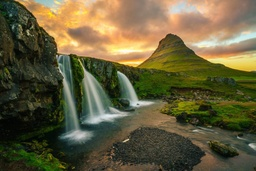
#> input picture images/kirkjufell.jpg, 256 x 171 px, shrunk from 1095 x 730 before the run
$ jupyter execute --allow-errors Report_2.ipynb
#> lines starting #> are read from the running program, lines starting #| are printed output that depends on the picture; after the words box and inside, x2 and y2 are one past the last pixel; in counts of white or black regions, pixels touching at a corner belong together
[cell 1]
import numpy as np
from PIL import Image
import matplotlib.pyplot as plt
import cv2

[cell 2]
def vecinos8(img, x, y):
    h, w = img.shape[:2]
    vecinos = []

    for dy in [-1, 0, 1]:
        for dx in [-1, 0, 1]:
            nx, ny = x + dx, y + dy
            if 0 <= nx < w and 0 <= ny < h:
                vecinos.append(img[ny, nx])
            else:
                vecinos.append(0)
    return np.array(vecinos).reshape(3, 3)

img = np.array(Image.open("images/kirkjufell.jpg").convert("L"))
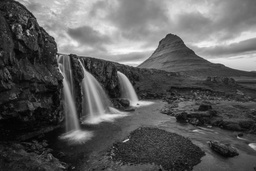
#> img: shape (171, 256); min 2, max 251, mean 91.9

print(vecinos8(img, 100, 100))
#> after the loop in vecinos8, `for dy in [-1, 0, 1]:`: vecinos = [152, 127, 108, 157, 136, 113, 160, 143, 119]
#| [[152 127 108]
#|  [157 136 113]
#|  [160 143 119]]

[cell 3]
piano = np.array(Image.open("images/Piano.bmp").convert("L"))
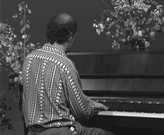
#> input picture images/Piano.bmp, 164 x 135 px, shrunk from 700 x 576 before the run

coords = [(82,29), (68,27), (112,89), (114,89), (27,130)]

for c in coords:
    print(f"Vecinos8 {c}:\n{vecinos8(piano, c[0], c[1])}\n")
#> this loop made 5 passes
#> (printed output is left out)

plt.figure(figsize=(6,6))
plt.imshow(piano, cmap="gray")
plt.title("Piano.bmp (Grayscale)")
plt.axis("off")
plt.show()

[cell 4]
img = np.array(Image.open("images/kirkjufell.jpg").convert("L"))

clahe = cv2.createCLAHE(clipLimit=2.0, tileGridSize=(8,8))
equalized = clahe.apply(img)

plt.figure(figsize=(12,4))
plt.subplot(1,3,1)
plt.imshow(img, cmap="gray")
plt.title("Original")
plt.axis("off")

plt.subplot(1,3,2)
plt.imshow(equalized, cmap="gray")
plt.title("CLAHE")
plt.axis("off")

plt.subplot(1,3,3)
plt.hist(img.flatten(), bins=256, alpha=0.5, label="Original")
plt.hist(equalized.flatten(), bins=256, alpha=0.5, label="CLAHE")
plt.legend()
plt.title("Histograma Comparativo")
plt.show()
#> figure, not shown here; panel 3: tallest bar 480 high, from x = 58.41 to 59.39; panel 3: tallest bar 336 high, from x = 89.96 to 90.95

[cell 5]
def local_eq_cycles(img, Amin=0.5, Amax=2.5, r=8):
#> called with Amin = 0.5, Amax = 2.5, r = 8
    h, w = img.shape
#> h = 135; w = 164
    out = np.zeros_like(img, dtype=np.float32)

    for y in range(h):
        for x in range(w):
            y0, y1 = max(0, y-r), min(h, y+r)
            x0, x1 = max(0, x-r), min(w, x+r)
            region = img[y0:y1, x0:x1]

            m = np.mean(region)
            val = img[y, x]

            out[y, x] = np.clip(Amin * (val - m) + m, 0, 255)

    return out.astype(np.uint8)

piano = np.array(Image.open("images/Piano.bmp").convert("L"))
local_eq_img = local_eq_cycles(piano)

plt.figure(figsize=(10,4))
plt.subplot(1,2,1)
plt.imshow(piano, cmap="gray")
plt.title("Imagen original - PIANO.bmp")
plt.axis("off")

plt.subplot(1,2,2)
plt.imshow(local_eq_img, cmap="gray")
plt.title("Ecualización Local (Ciclos)")
plt.axis("off")
plt.show()

[cell 6]
import numpy as np
from PIL import Image
import matplotlib.pyplot as plt

I1 = np.array(Image.open("images/CuadroBinGrande.pgm"))
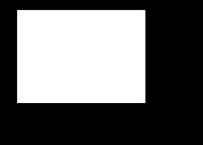
#> input picture images/CuadroBinGrande.pgm, 203 x 145 px, shrunk from 867 x 622 before the run
#> I1 is the input picture: shape (145, 203); min 0, max 255, mean 103.4
I2 = np.array(Image.open("images/CuadroBinChico.pgm"))
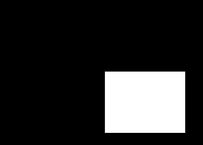
#> input picture images/CuadroBinChico.pgm, 203 x 145 px, shrunk from 867 x 622 before the run
#> I2 is the input picture: shape (145, 203); min 0, max 255, mean 42.7

AND = np.logical_and(I1, I2)
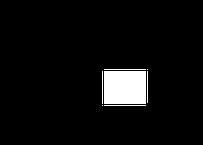
#> AND: shape (145, 203) bool; 5.2% white; 7 white regions (2 under 20 px), largest, box (x1, y1, x2, y2) and area: (104, 71, 146, 104) 1386, (104, 69, 146, 70) 42, (104, 105, 146, 106) 42, (102, 71, 103, 104) 33, (147, 71, 148, 103) 32
OR  = np.logical_or(I1, I2)
#> OR: shape (145, 203) bool; 56.2% white; 3 black regions (2 under 20 px), largest, box (x1, y1, x2, y2) and area: (0, 0, 203, 145) 12889
XOR = np.logical_xor(I1, I2)
#> XOR: shape (145, 203) bool; 51% white; 1 black region, box (x1, y1, x2, y2) and area: (0, 0, 203, 145) 14428

plt.figure(figsize=(12,4))

plt.subplot(1,3,1)
plt.imshow(AND, cmap="gray")
plt.title("AND")
plt.axis("off")

plt.subplot(1,3,2)
plt.imshow(OR, cmap="gray")
plt.title("OR")
plt.axis("off")

plt.subplot(1,3,3)
plt.imshow(XOR, cmap="gray")
plt.title("XOR")
plt.axis("off")

plt.show()

[cell 7]
import numpy as _np
import cv2 as _cv2

[cell 8]
def low_pass_average(image, mask):
    """Generalized low-pass averaging (handles any odd square mask)."""
    mask = _np.asarray(mask, dtype=float)

    k = mask.shape[0]
    pad = k // 2
    rows, columns = image.shape
    result = _np.zeros((rows, columns), dtype=_np.uint8)

    for i in range(rows):
        for j in range(columns):
            total = 0.0
            weight_sum = 0.0
            for u in range(-pad, pad + 1):
                for v in range(-pad, pad + 1):
                    x = i + u
                    y = j + v
                    if 0 <= x < rows and 0 <= y < columns:
                        w = mask[u + pad, v + pad]
                        total += float(image[x, y]) * w
                        weight_sum += w
            if weight_sum > 0:
                val = int(round(total / weight_sum))
            else:
                val = int(image[i, j])
            result[i, j] = _np.clip(val, 0, 255)
    return result

def low_pass_cv2(image, mask):
    """Fast alternative using OpenCV's filter2D."""

    kernel = _np.asarray(mask, dtype=_np.float32)
    s = kernel.sum()
    if s == 0:
        raise ValueError("mask sum is zero")
    kernel = (kernel / s).astype(_np.float32)
    filtered = _cv2.filter2D(image.astype(_np.float32), -1, kernel, borderType=_cv2.BORDER_REFLECT)
    return _np.clip(filtered, 0, 255).astype(_np.uint8)

# Example usage (compare custom vs OpenCV).
# Make sure the images and cv2 are available in the environment before running.
my_image = np.array(Image.open("images/SAXO.bmp").convert("L"))
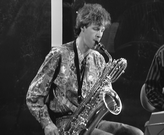
#> input picture images/SAXO.bmp, 164 x 135 px, shrunk from 700 x 576 before the run
mask = np.ones((3, 3), dtype=float)
res_custom = low_pass_average(my_image, mask)
res_cv = low_pass_cv2(my_image, mask)
plt.figure(figsize=(10,4))
plt.subplot(1,3,1)
plt.imshow(my_image, cmap="gray")
plt.title("Original")
plt.axis("off")
plt.subplot(1,3,2)
plt.imshow(res_custom, cmap="gray")
plt.title("Custom low_pass")
plt.axis("off")
plt.subplot(1,3,3)
plt.imshow(res_cv, cmap="gray")
plt.title("OpenCV filter2D")
plt.axis("off")
plt.show()

[cell 9]
mascara3  = np.ones((3, 3), dtype=np.uint8)
mascara5  = np.ones((5, 5), dtype=np.uint8)
mascara7  = np.ones((7, 7), dtype=np.uint8)
mascara15 = np.ones((15, 15), dtype=np.uint8)

resultado3  = low_pass_average(my_image, mascara3)
resultado5  = low_pass_average(my_image, mascara5)
resultado7  = low_pass_average(my_image, mascara7)
resultado15 = low_pass_average(my_image, mascara15)
#> after the loop in low_pass_average (call 5), `for i in range(rows):`:
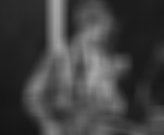
#> result: shape (135, 164); min 20, max 166, mean 64.8

plt.figure(figsize=(14, 4))

plt.subplot(1, 5, 1)
plt.title("Original")
plt.imshow(my_image, cmap="gray")
plt.axis("off")

plt.subplot(1, 5, 2)
plt.title("3×3 Filter")
plt.imshow(resultado3, cmap="gray")
plt.axis("off")

plt.subplot(1, 5, 3)
plt.title("5×5 Filter")
plt.imshow(resultado5, cmap="gray")
plt.axis("off")

plt.subplot(1, 5, 4)
plt.title("7×7 Filter")
plt.imshow(resultado7, cmap="gray")
plt.axis("off")

plt.subplot(1, 5, 5)
plt.title("15×15 Filter")
plt.imshow(resultado15, cmap="gray")
plt.axis("off")

plt.tight_layout()
plt.show()

[cell 10]
img = Image.open("images/kirkjufell.jpg").convert("L")
img = np.array(img, dtype=np.uint8)

def filtro_media(img, M):
#> called with M = 3
    filas, cols = img.shape
#> filas = 171; cols = 256
    k = M // 2
    out = np.zeros_like(img, dtype=np.uint8)

    for i in range(filas):
        for j in range(cols):
            suma = np.int32(0)
            count = 0

            for u in range(-k, k+1):
                for v in range(-k, k+1):
                    x, y = i + u, j + v
                    if 0 <= x < filas and 0 <= y < cols:
                        suma += int(img[x, y])
                        count += 1

            out[i, j] = suma // count
#> out: shape (171, 256)

    return out

# Aplicación
media3 = filtro_media(img, 3)
media5 = filtro_media(img, 5)

# Guardado
Image.fromarray(media3).save("kirkjufell_media3.png")
Image.fromarray(media5).save("kirkjufell_media5.png")

[cell 11]
def filtro_mediana(img, M):
#> called with M = 3
    filas, cols = img.shape
#> filas = 171; cols = 256
    k = M // 2
    out = np.zeros_like(img, dtype=np.uint8)

    for i in range(filas):
        for j in range(cols):
            ventana = []
            for u in range(-k, k+1):
                for v in range(-k, k+1):
                    x, y = i + u, j + v
                    if 0 <= x < filas and 0 <= y < cols:
                        ventana.append(img[x, y])

            ventana.sort()
            out[i, j] = ventana[len(ventana)//2]

    return out

# Aplicación
mediana3 = filtro_mediana(img, 3)
mediana5 = filtro_mediana(img, 5)

# Guardado
Image.fromarray(mediana3).save("outputs_workshop_6/kirkjufell_mediana3.png")
Image.fromarray(mediana5).save("outputs_workshop_6/kirkjufell_mediana5.png")

[cell 12]
def convolucion(img, kernel):
    filas, cols = img.shape
#> filas = 171; cols = 256
    M = kernel.shape[0]
    k = M // 2
    out = np.zeros_like(img, dtype=np.uint8)

    for i in range(k, filas-k):
        for j in range(k, cols-k):
            suma = 0
            for u in range(-k, k+1):
                for v in range(-k, k+1):
                    suma += img[i+u, j+v] * kernel[u+k, v+k]
            suma = max(0, min(255, suma))
            out[i, j] = suma

    return out

# Máscara paso alto 3×3
kernel3 = np.array([
    [0, -1, 0],
    [-1, 4, -1],
    [0, -1, 0]
])

# Máscara paso alto 5×5 (realce)
kernel5 = np.array([
    [0, 0, -1, 0, 0],
    [0, -1, -2, -1, 0],
    [-1, -2, 15, -2, -1],
    [0, -1, -2, -1, 0],
    [0, 0, -1, 0, 0]
])

# Aplicación
paso_alto3 = convolucion(img, kernel3)
paso_alto5 = convolucion(img, kernel5)
#> after the loop in convolucion (call 2), `for i in range(k, filas-k):`:
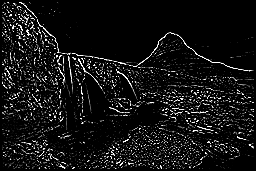
#> out: shape (171, 256); min 0, max 255, mean 19.6

# Guardado
Image.fromarray(paso_alto3).save("outputs_workshop_6/kirkjufell_paso_alto3.png")
Image.fromarray(paso_alto5).save("outputs_workshop_6/kirkjufell_paso_alto5.png")

[cell 13]
img = Image.open("images/Gwen_SaltPepper.pgm").convert("L")
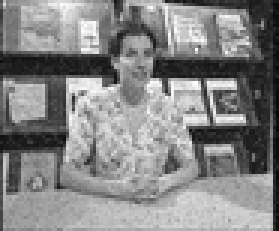
#> input picture images/Gwen_SaltPepper.pgm, 93 x 77 px, shrunk from 399 x 328 before the run (shown 3 times larger)
#> img is the input picture: PIL image 93x77 L; min 6, max 255, mean 133.2
img = np.array(img, dtype=np.uint8)

img_mediana = filtro_mediana(img, 3)

bordes_limpios = convolucion(img_mediana, kernel3)

bordes_ruidosos = convolucion(img, kernel3)
#> after the loop in convolucion (call 4), `for i in range(k, filas-k):`:
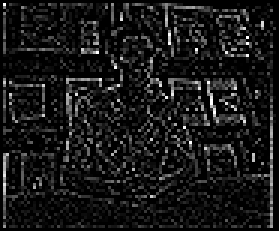
#> out: shape (77, 93) (shown 3 times larger); min 0, max 255, mean 23.9

plt.figure(figsize=(14, 5))

plt.subplot(1, 3, 1)
plt.imshow(img_mediana, cmap="gray")
plt.title("Median Filter (3×3)")
plt.axis("off")

plt.subplot(1, 3, 2)
plt.imshow(bordes_limpios, cmap="gray")
plt.title("High-Pass After Median Filter")
plt.axis("off")

plt.subplot(1, 3, 3)
plt.imshow(bordes_ruidosos, cmap="gray")
plt.title("High-Pass Directly on Original Image")
plt.axis("off")

plt.tight_layout()
plt.show()
#> `ruta = "images/RectOne.pgm"`: ruta = 'images/RectOne.pgm'

[cell 14]
def leer_gris(nombre):
    return np.array(Image.open(nombre).convert("L"), dtype=float)

def fftshift_2d(F):
    M, N = F.shape
    return np.roll(np.roll(F, M//2, axis=0), N//2, axis=1)

def guardar_img(arr, nombre_salida):
    arr = (arr - arr.min()) / (arr.max() - arr.min() + 1e-12)
    Image.fromarray((arr*255).astype(np.uint8)).save(nombre_salida)

# [21 lines left out: function dft2_loops, not called in this run]

[cell 15]
import numpy as np
from PIL import Image

def leer_gris(nombre):
    return np.array(Image.open(nombre).convert("L"), dtype=float)

def fftshift_2d(F):
    M, N = F.shape
    return np.roll(np.roll(F, M//2, axis=0), N//2, axis=1)

def guardar_img(arr, nombre):
    arr = (arr - arr.min()) / (arr.max() - arr.min() + 1e-12)
    Image.fromarray((arr*255).astype(np.uint8)).save(nombre)

# [32 lines left out: functions dft1d, dft2_separable, not called in this run]

[cell 16]
def fftshift_2d(F):
    M, N = F.shape
    return np.roll(np.roll(F, M//2, axis=0), N//2, axis=1)

def guardar_img(arr, nombre):
    arr = (arr - arr.min()) / (arr.max() - arr.min() + 1e-12)
    Image.fromarray((arr*255).astype(np.uint8)).save(nombre)

# [8 lines left out: function visualizar_log, not called in this run]

[cell 17]
# [20 lines left out: function filtro_ideal_pasa_bajos_simple, not called in this run]


#> (the rest of this cell did not finish here and is left out)

[cell 18]
# [253 lines left out: functions filtro_butterworth_2d, cargar_imagen, mostrar_comparacion_butterworth, mostrar_resultados_completos, probar_filtro_butterworth, comparar_butterworth_vs_ideal and 1 more, not called in this run]

#> (a cell that did not finish here is left out)

[cell 20]
import numpy as np
import matplotlib.pyplot as plt
from PIL import Image
import os

# [307 lines left out: functions filtro_gaussiano_2d, cargar_imagen, mostrar_comparacion_gaussiano, mostrar_resultados_detallados, probar_filtro_gaussiano, comparar_todos_filtros and 1 more, not called in this run]

#> (a cell that did not finish here is left out)

[cell 22]
import cupy as np
from PIL import Image
import math
import cmath
import matplotlib.pyplot as plt

def cargar_grises(path):
    """Carga imagen en escala de grises y devuelve array float (tipo float64)."""
    img = Image.open(path).convert("L")
    return np.array(img, dtype=float)

# [70 lines left out: functions dft1d_naive, dft2d_naive, dft2d_separable, fftshift_manual, visualizar_espectro_log, not called in this run]


#> (the rest of this cell did not finish here and is left out)
